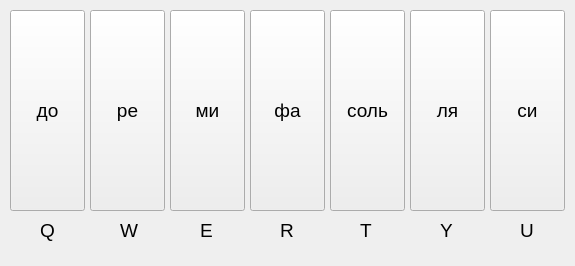
<?xml version="1.0" encoding="UTF-8"?>
<ui version="4.0">
 <class>Form</class>
 <widget class="QWidget" name="Form">
  <property name="geometry">
   <rect>
    <x>0</x>
    <y>0</y>
    <width>575</width>
    <height>266</height>
   </rect>
  </property>
  <property name="windowTitle">
   <string>Form</string>
  </property>
  <widget class="QPushButton" name="btnA">
   <property name="geometry">
    <rect>
     <x>10</x>
     <y>10</y>
     <width>75</width>
     <height>201</height>
    </rect>
   </property>
   <property name="font">
    <font>
     <pointsize>14</pointsize>
    </font>
   </property>
   <property name="text">
    <string>до</string>
   </property>
  </widget>
  <widget class="QPushButton" name="btnB">
   <property name="geometry">
    <rect>
     <x>90</x>
     <y>10</y>
     <width>75</width>
     <height>201</height>
    </rect>
   </property>
   <property name="font">
    <font>
     <pointsize>14</pointsize>
    </font>
   </property>
   <property name="text">
    <string>ре</string>
   </property>
  </widget>
  <widget class="QPushButton" name="btnC">
   <property name="geometry">
    <rect>
     <x>170</x>
     <y>10</y>
     <width>75</width>
     <height>201</height>
    </rect>
   </property>
   <property name="font">
    <font>
     <pointsize>14</pointsize>
    </font>
   </property>
   <property name="text">
    <string>ми</string>
   </property>
  </widget>
  <widget class="QPushButton" name="btnD">
   <property name="geometry">
    <rect>
     <x>250</x>
     <y>10</y>
     <width>75</width>
     <height>201</height>
    </rect>
   </property>
   <property name="font">
    <font>
     <pointsize>14</pointsize>
    </font>
   </property>
   <property name="text">
    <string>фа</string>
   </property>
  </widget>
  <widget class="QPushButton" name="btnE">
   <property name="geometry">
    <rect>
     <x>330</x>
     <y>10</y>
     <width>75</width>
     <height>201</height>
    </rect>
   </property>
   <property name="font">
    <font>
     <pointsize>14</pointsize>
    </font>
   </property>
   <property name="text">
    <string>соль</string>
   </property>
  </widget>
  <widget class="QPushButton" name="btnF">
   <property name="geometry">
    <rect>
     <x>410</x>
     <y>10</y>
     <width>75</width>
     <height>201</height>
    </rect>
   </property>
   <property name="font">
    <font>
     <pointsize>14</pointsize>
    </font>
   </property>
   <property name="text">
    <string>ля</string>
   </property>
  </widget>
  <widget class="QPushButton" name="btnG">
   <property name="geometry">
    <rect>
     <x>490</x>
     <y>10</y>
     <width>75</width>
     <height>201</height>
    </rect>
   </property>
   <property name="font">
    <font>
     <pointsize>14</pointsize>
    </font>
   </property>
   <property name="text">
    <string>си</string>
   </property>
  </widget>
  <widget class="QLabel" name="label">
   <property name="geometry">
    <rect>
     <x>40</x>
     <y>220</y>
     <width>21</width>
     <height>21</height>
    </rect>
   </property>
   <property name="font">
    <font>
     <pointsize>14</pointsize>
    </font>
   </property>
   <property name="text">
    <string>Q</string>
   </property>
  </widget>
  <widget class="QLabel" name="label_2">
   <property name="geometry">
    <rect>
     <x>120</x>
     <y>220</y>
     <width>21</width>
     <height>21</height>
    </rect>
   </property>
   <property name="font">
    <font>
     <pointsize>14</pointsize>
    </font>
   </property>
   <property name="text">
    <string>W</string>
   </property>
  </widget>
  <widget class="QLabel" name="label_3">
   <property name="geometry">
    <rect>
     <x>200</x>
     <y>220</y>
     <width>21</width>
     <height>21</height>
    </rect>
   </property>
   <property name="font">
    <font>
     <pointsize>14</pointsize>
    </font>
   </property>
   <property name="text">
    <string>E</string>
   </property>
  </widget>
  <widget class="QLabel" name="label_4">
   <property name="geometry">
    <rect>
     <x>280</x>
     <y>220</y>
     <width>21</width>
     <height>21</height>
    </rect>
   </property>
   <property name="font">
    <font>
     <pointsize>14</pointsize>
    </font>
   </property>
   <property name="text">
    <string>R</string>
   </property>
  </widget>
  <widget class="QLabel" name="label_5">
   <property name="geometry">
    <rect>
     <x>360</x>
     <y>220</y>
     <width>21</width>
     <height>21</height>
    </rect>
   </property>
   <property name="font">
    <font>
     <pointsize>14</pointsize>
    </font>
   </property>
   <property name="text">
    <string>T</string>
   </property>
  </widget>
  <widget class="QLabel" name="label_6">
   <property name="geometry">
    <rect>
     <x>440</x>
     <y>220</y>
     <width>21</width>
     <height>21</height>
    </rect>
   </property>
   <property name="font">
    <font>
     <pointsize>14</pointsize>
    </font>
   </property>
   <property name="text">
    <string>Y</string>
   </property>
  </widget>
  <widget class="QLabel" name="label_7">
   <property name="geometry">
    <rect>
     <x>520</x>
     <y>220</y>
     <width>21</width>
     <height>21</height>
    </rect>
   </property>
   <property name="font">
    <font>
     <pointsize>14</pointsize>
    </font>
   </property>
   <property name="text">
    <string>U</string>
   </property>
  </widget>
 </widget>
 <resources/>
 <connections/>
</ui>
